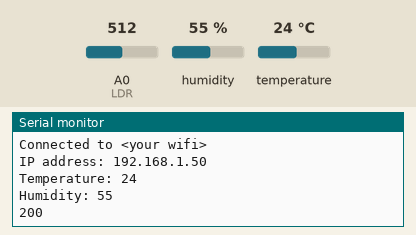
Bench run of a sketch on a simulated ESP8266 (NodeMCU). Shown: the last lines printed to the serial monitor. Inputs (shaded band) come from the test bench; at power-on: humidity 55 %, temperature 24 °C, A0 (LDR) = 512. WiFi joins after 1.5 s; servers stay silent unless stated; uploads are accepted with an empty reply.

Above: at 4.7 s.
4.8 s: humidity set to 22 %
At 8.88 s:
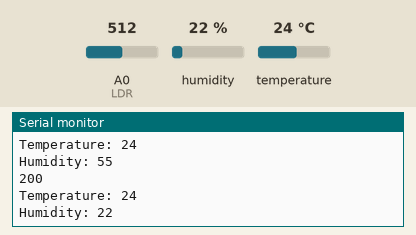
10.6 s: temperature set to 12 °C
At 14.5 s:
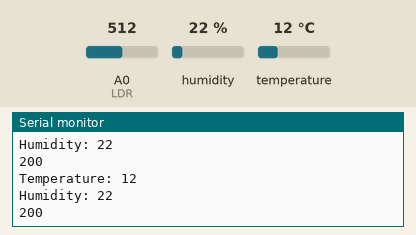
16.4 s: humidity set to 40 %
At 20.0 s:
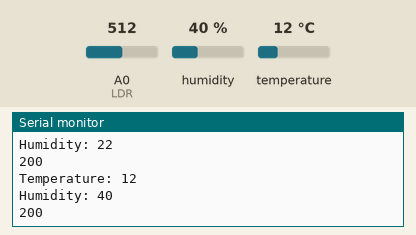
Timing chart, 0 to 21.5 s (numbered marks = the images above; inputs shaded):
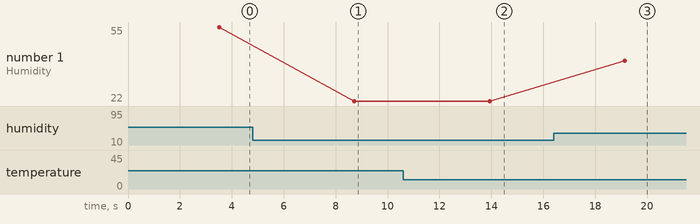

Measured:
- after the input at 4.8 s, the serial monitor: prints a new line after 3.9 s (image 1)
- after the input at 10.6 s, the serial monitor: prints a new line after 3.3 s (image 2)
- after the input at 16.4 s, the serial monitor: prints a new line after 2.7 s (image 3)
- plotted number 1: 55 → 22 after the input at 4.8 s, 22 → 40 after the input at 16.4 s

The sketch:

sketch_may10a.ino
```cpp
//Nathan Geyer
//ESP8266 or Arduino code for sending sensor data to server

#include <ESP8266WiFi.h>
#include <WiFiClient.h>
#include <ESP8266WebServer.h>
#include <ESP8266HTTPClient.h>
#include <DHTesp.h>
//initialize pins for input
DHTesp dht;
int dhtPin = 4;

//wireless credentials
const char *ssid = "<your wifi>";
const char *password = "<your wifi>";

//Web/Server address to read/write from
const char *host = "<your server>";   //server address

//set user email for firebase
const String email = "<uid>";

//name sensor
const String sensorName = "water";


//=======================================================================
//                    Power on setup
//=======================================================================

void setup() {
  delay(1000);
  Serial.begin(115200);
  WiFi.mode(WIFI_OFF);        //Prevents reconnection issue (taking too long to connect)
  delay(1000);
  WiFi.mode(WIFI_STA);        //This line hides the viewing of ESP as wifi hotspot

  WiFi.begin(ssid, password);     //Connect to your WiFi router
  Serial.println("");

  Serial.print("Connecting");
  // Wait for connection
  while (WiFi.status() != WL_CONNECTED) {
    delay(500);
    Serial.print(".");
  }

  //If connection successful show IP address in serial monitor
  Serial.println("");
  Serial.print("Connected to ");
  Serial.println(ssid);
  Serial.print("IP address: ");
  Serial.println(WiFi.localIP());  //IP address assigned to your ESP
  dht.setup(dhtPin, DHTesp::DHT11);
}

//=======================================================================
//                    Main Program Loop
//=======================================================================
void loop() {
  HTTPClient http;    //Declare object of class HTTPClient
  //create object for temp and humidity
  TempAndHumidity lastValues = dht.getTempAndHumidity();
  Serial.println("Temperature: " + String(lastValues.temperature,0));
  Serial.println("Humidity: " + String(lastValues.humidity,0));


  String ADCData, station, getData, Link;
  int adcvalue=analogRead(A0);  //Read Analog value of LDR
  ADCData = String(adcvalue);   //String to interger conversion
  station = "B";

  //GET Data
  //sends an http request to the server
  getData = "?status=" + ADCData + "&station=" + station ;  //Note "?" added at front
  Link = "http://<your server>:3000/users/" + email + "/sensor/" +  sensorName + "/data/37/" + getData;

  http.begin(Link);     //Specify request destination

  int httpCode = http.GET();            //Send the request
  String payload = http.getString();    //Get the response payload

  Serial.println(httpCode);   //Print HTTP return code
  Serial.println(payload);    //Print request response payload

  http.end();  //Close connection

  delay(5000);  //GET Data at every 5 seconds
}
```
